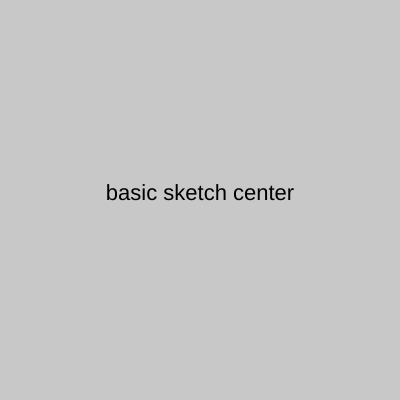
Frame 1 (no input)
Frame 60 (no input): identical to frame 1, image omitted
Frame 120 (the mouse pressed at the canvas centre since frame 60): identical to frame 1, image omitted

The p5.js sketch that drew this single still picture (run headless with seeded random() and noise() and a simulated clock; from frame 60 on, the mouse is pressed at the canvas centre):

// p5.js sketch
// ── sketch.js
function setup() {
  createCanvas(400, 400);
  textAlign(CENTER);
}

function draw() {
  background(200);

  textSize(22);
  text("basic sketch center", width/2, height/2);
}
// ── style.css
* {
  margin: 0;
  padding: 0;
  box-sizing: border-box;
}

canvas {
  display: block;
  position: absolute;
  left: 50%;
  top: 50%;
  transform: translate(-50%, -50%);
}
